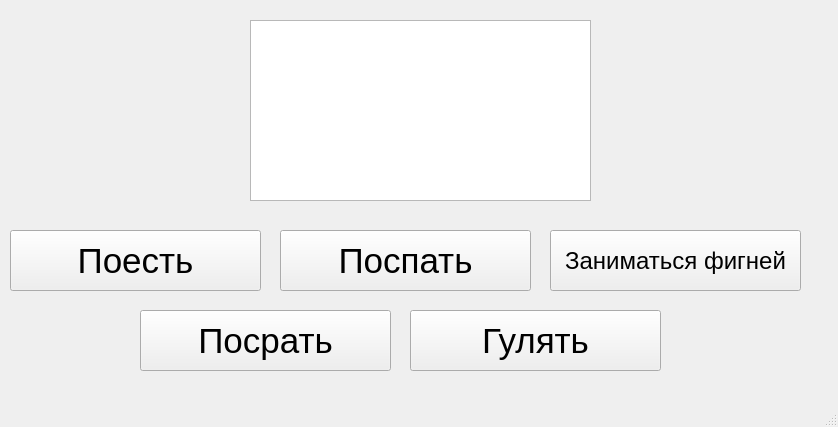
<?xml version="1.0" encoding="UTF-8"?>
<ui version="4.0">
 <class>MainWindow</class>
 <widget class="QMainWindow" name="MainWindow">
  <property name="geometry">
   <rect>
    <x>0</x>
    <y>0</y>
    <width>838</width>
    <height>427</height>
   </rect>
  </property>
  <property name="windowTitle">
   <string>MainWindow</string>
  </property>
  <widget class="QWidget" name="centralwidget">
   <widget class="QTextBrowser" name="textBrowser">
    <property name="geometry">
     <rect>
      <x>250</x>
      <y>20</y>
      <width>341</width>
      <height>181</height>
     </rect>
    </property>
    <property name="font">
     <font>
      <pointsize>12</pointsize>
      <weight>50</weight>
      <bold>false</bold>
     </font>
    </property>
    <property name="verticalScrollBarPolicy">
     <enum>Qt::ScrollBarAsNeeded</enum>
    </property>
    <property name="lineWrapMode">
     <enum>QTextEdit::NoWrap</enum>
    </property>
   </widget>
   <widget class="QPushButton" name="pushButton_2">
    <property name="geometry">
     <rect>
      <x>10</x>
      <y>230</y>
      <width>251</width>
      <height>61</height>
     </rect>
    </property>
    <property name="font">
     <font>
      <pointsize>26</pointsize>
     </font>
    </property>
    <property name="text">
     <string>Поесть</string>
    </property>
   </widget>
   <widget class="QPushButton" name="pushButton_3">
    <property name="geometry">
     <rect>
      <x>280</x>
      <y>230</y>
      <width>251</width>
      <height>61</height>
     </rect>
    </property>
    <property name="font">
     <font>
      <pointsize>26</pointsize>
     </font>
    </property>
    <property name="text">
     <string>Поспать</string>
    </property>
   </widget>
   <widget class="QPushButton" name="pushButton_4">
    <property name="geometry">
     <rect>
      <x>550</x>
      <y>230</y>
      <width>251</width>
      <height>61</height>
     </rect>
    </property>
    <property name="font">
     <font>
      <pointsize>18</pointsize>
     </font>
    </property>
    <property name="text">
     <string>Заниматься фигней</string>
    </property>
   </widget>
   <widget class="QPushButton" name="pushButton_5">
    <property name="geometry">
     <rect>
      <x>140</x>
      <y>310</y>
      <width>251</width>
      <height>61</height>
     </rect>
    </property>
    <property name="font">
     <font>
      <pointsize>26</pointsize>
     </font>
    </property>
    <property name="text">
     <string>Посрать</string>
    </property>
   </widget>
   <widget class="QPushButton" name="pushButton_6">
    <property name="geometry">
     <rect>
      <x>410</x>
      <y>310</y>
      <width>251</width>
      <height>61</height>
     </rect>
    </property>
    <property name="font">
     <font>
      <pointsize>26</pointsize>
     </font>
    </property>
    <property name="text">
     <string>Гулять</string>
    </property>
   </widget>
  </widget>
  <widget class="QMenuBar" name="menubar">
   <property name="geometry">
    <rect>
     <x>0</x>
     <y>0</y>
     <width>838</width>
     <height>21</height>
    </rect>
   </property>
  </widget>
  <widget class="QStatusBar" name="statusbar"/>
 </widget>
 <resources/>
 <connections/>
</ui>
